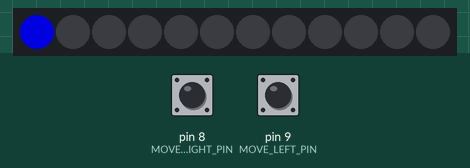
Bench run of a sketch on a simulated Arduino Uno, built with avr-gcc and run on an emulated ATmega328P. Shown: 12 RGB LEDs in strip order, left to right. The inputs (shaded band) are chosen by the test bench; at power-on: pin 8 (MOVE_RIGHT_PIN) HIGH, pin 9 (MOVE_LEFT_PIN) HIGH. Dim RGB values are drawn brighter than linear.

Above: at 4.2 s.
4.3 s: pin 8 (MOVE_RIGHT_PIN) pulled LOW for 1 s
At 5.6 s:
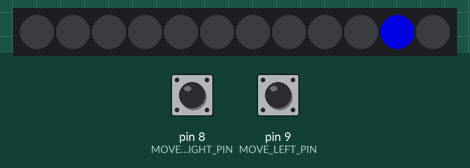
6.8 s: pin 9 (MOVE_LEFT_PIN) pulled LOW for 3.2 s
At 10.3 s:
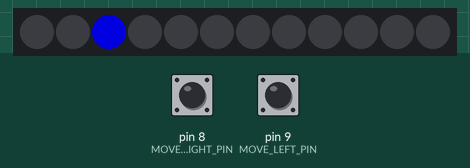
Timing chart, 0 to 11.8 s (numbered marks = the images above; inputs shaded):
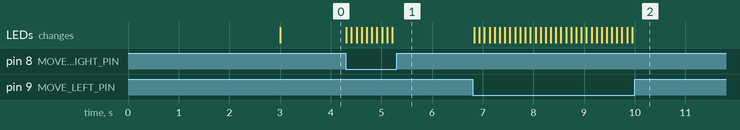

The sketch:

BombDefusalGame.ino
```cpp
#include "FastLED.h"

#define NUM_LEDS 12
#define DATA_PIN 10
#define MOVE_LEFT_PIN 9
#define MOVE_RIGHT_PIN 8

CRGB leds[NUM_LEDS];
int playerPos = 0;

void setup() {
  delay(3000);

  pinMode(MOVE_LEFT_PIN, INPUT_PULLUP);
  pinMode(MOVE_RIGHT_PIN, INPUT_PULLUP);
  FastLED.addLeds<WS2812B, DATA_PIN, GRB>(leds, NUM_LEDS).setCorrection(TypicalLEDStrip);
  FastLED.setBrightness(160);
  startGame();
}

void loop() {
  fill_solid(leds, NUM_LEDS, CRGB::Black);

  EVERY_N_MILLIS(100) {
    movePlayer();
  }

  leds[playerPos] = CRGB::Blue;
  FastLED.show();
}

void startGame() {
  playerPos = 0;
}

void movePlayer() {
  if (digitalRead(MOVE_LEFT_PIN) == LOW) {
    playerPos = (playerPos - 1 + NUM_LEDS) % NUM_LEDS;
  } else if (digitalRead(MOVE_RIGHT_PIN) == LOW) {
    playerPos = (playerPos + 1) % NUM_LEDS;
  }
}
```

Measured:
- after the input at 4.3 s, the LEDs: first change at once (image 1 shows a later state)
- after the input at 6.8 s, the LEDs: first change at once (image 2 shows a later state)
